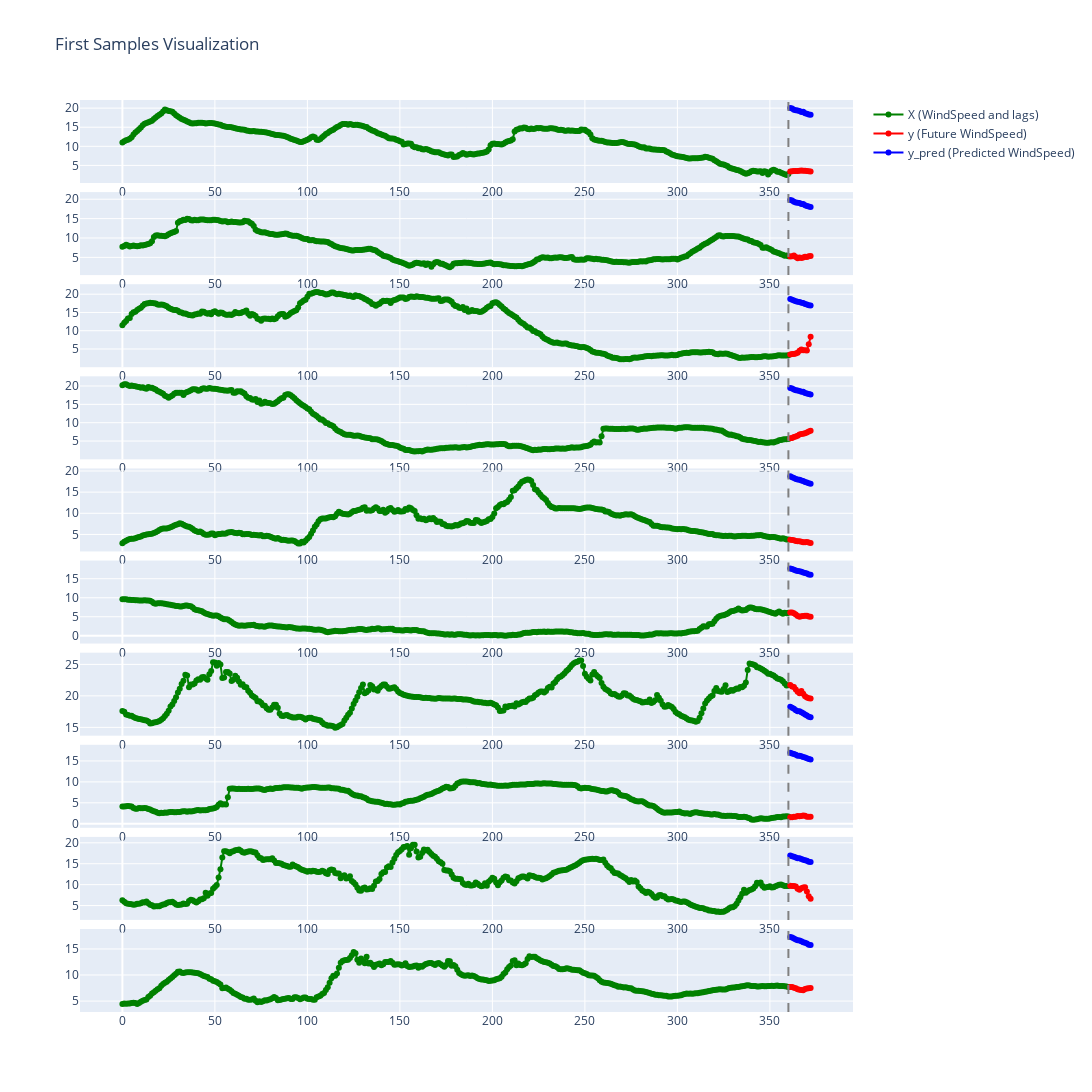

Notebook source saved alongside this figure:
### Code cell
plot_first_samples(X_test, y_test, None, target_value, 10, max_lag, forecast_horizon, y_pred)

### Figure 1 — Plotly figure (JSON) as saved in the notebook; plotly's stock layout.template omitted (floating-point values rounded to 4 significant figures; data arrays with more than 128 entries replaced by an {"elided": "..."} marker saying what was removed)
{"data": [{"line": {"color": "green"}, "mode": "lines+markers", "name": "X (WindSpeed and lags)", "showlegend": true, "type": "scatter", "x": {"elided": "361 int values"}, "xaxis": "x", "y": {"elided": "361 float values"}, "yaxis": "y"}, {"line": {"color": "red"}, "mode": "lines+markers", "name": "y (Future WindSpeed)", "showlegend": true, "type": "scatter", "x": [361, 362, 363, 364, 365, 366, 367, 368, 369, 370, 371, 372], "xaxis": "x", "y": [3.377, 3.5, 3.502, 3.549, 3.54, 3.612, 3.674, 3.607, 3.6, 3.524, 3.483, 3.374], "yaxis": "y"}, {"line": {"color": "blue"}, "mode": "lines+markers", "name": "y_pred (Predicted WindSpeed)", "showlegend": true, "type": "scatter", "x": [361, 362, 363, 364, 365, 366, 367, 368, 369, 370, 371, 372], "xaxis": "x", "y": [20.06, 19.9, 19.56, 19.41, 19.37, 19.24, 18.97, 19.04, 18.67, 18.52, 18.35, 18.27], "yaxis": "y"}, {"line": {"color": "green"}, "mode": "lines+markers", "name": "X (WindSpeed and lags)", "showlegend": false, "type": "scatter", "x": {"elided": "361 int values"}, "xaxis": "x2", "y": {"elided": "361 float values"}, "yaxis": "y2"}, {"line": {"color": "red"}, "mode": "lines+markers", "name": "y (Future WindSpeed)", "showlegend": false, "type": "scatter", "x": [361, 362, 363, 364, 365, 366, 367, 368, 369, 370, 371, 372], "xaxis": "x2", "y": [5.245, 5.292, 5.474, 5.068, 4.79, 4.962, 4.805, 4.977, 5.152, 5.126, 5.271, 5.347], "yaxis": "y2"}, {"line": {"color": "blue"}, "mode": "lines+markers", "name": "y_pred (Predicted WindSpeed)", "showlegend": false, "type": "scatter", "x": [361, 362, 363, 364, 365, 366, 367, 368, 369, 370, 371, 372], "xaxis": "x2", "y": [19.8, 19.65, 19.34, 19.16, 19.12, 19.0, 18.74, 18.77, 18.42, 18.26, 18.11, 18.02], "yaxis": "y2"}, {"line": {"color": "green"}, "mode": "lines+markers", "name": "X (WindSpeed and lags)", "showlegend": false, "type": "scatter", "x": {"elided": "361 int values"}, "xaxis": "x3", "y": {"elided": "361 float values"}, "yaxis": "y3"}, {"line": {"color": "red"}, "mode": "lines+markers", "name": "y (Future WindSpeed)", "showlegend": false, "type": "scatter", "x": [361, 362, 363, 364, 365, 366, 367, 368, 369, 370, 371, 372], "xaxis": "x3", "y": [3.501, 3.609, 3.642, 3.764, 3.992, 4.521, 4.893, 4.625, 4.687, 4.612, 6.329, 8.331], "yaxis": "y3"}, {"line": {"color": "blue"}, "mode": "lines+markers", "name": "y_pred (Predicted WindSpeed)", "showlegend": false, "type": "scatter", "x": [361, 362, 363, 364, 365, 366, 367, 368, 369, 370, 371, 372], "xaxis": "x3", "y": [18.66, 18.48, 18.27, 18.05, 17.93, 17.87, 17.66, 17.57, 17.32, 17.16, 17.0, 16.88], "yaxis": "y3"}, {"line": {"color": "green"}, "mode": "lines+markers", "name": "X (WindSpeed and lags)", "showlegend": false, "type": "scatter", "x": {"elided": "361 int values"}, "xaxis": "x4", "y": {"elided": "361 float values"}, "yaxis": "y4"}, {"line": {"color": "red"}, "mode": "lines+markers", "name": "y (Future WindSpeed)", "showlegend": false, "type": "scatter", "x": [361, 362, 363, 364, 365, 366, 367, 368, 369, 370, 371, 372], "xaxis": "x4", "y": [5.744, 5.866, 6.105, 6.269, 6.479, 6.772, 6.935, 7, 7.108, 7.366, 7.593, 7.789], "yaxis": "y4"}, {"line": {"color": "blue"}, "mode": "lines+markers", "name": "y_pred (Predicted WindSpeed)", "showlegend": false, "type": "scatter", "x": [361, 362, 363, 364, 365, 366, 367, 368, 369, 370, 371, 372], "xaxis": "x4", "y": [19.47, 19.32, 19.05, 18.84, 18.79, 18.67, 18.44, 18.42, 18.12, 17.95, 17.79, 17.7], "yaxis": "y4"}, {"line": {"color": "green"}, "mode": "lines+markers", "name": "X (WindSpeed and lags)", "showlegend": false, "type": "scatter", "x": {"elided": "361 int values"}, "xaxis": "x5", "y": {"elided": "361 float values"}, "yaxis": "y5"}, {"line": {"color": "red"}, "mode": "lines+markers", "name": "y (Future WindSpeed)", "showlegend": false, "type": "scatter", "x": [361, 362, 363, 364, 365, 366, 367, 368, 369, 370, 371, 372], "xaxis": "x5", "y": [3.75, 3.667, 3.6, 3.478, 3.393, 3.379, 3.29, 3.182, 3.176, 3.202, 3.111, 3], "yaxis": "y5"}, {"line": {"color": "blue"}, "mode": "lines+markers", "name": "y_pred (Predicted WindSpeed)", "showlegend": false, "type": "scatter", "x": [361, 362, 363, 364, 365, 366, 367, 368, 369, 370, 371, 372], "xaxis": "x5", "y": [18.73, 18.54, 18.36, 18.13, 18.0, 17.95, 17.75, 17.64, 17.41, 17.25, 17.09, 16.97], "yaxis": "y5"}, {"line": {"color": "green"}, "mode": "lines+markers", "name": "X (WindSpeed and lags)", "showlegend": false, "type": "scatter", "x": {"elided": "361 int values"}, "xaxis": "x6", "y": {"elided": "361 float values"}, "yaxis": "y6"}, {"line": {"color": "red"}, "mode": "lines+markers", "name": "y (Future WindSpeed)", "showlegend": false, "type": "scatter", "x": [361, 362, 363, 364, 365, 366, 367, 368, 369, 370, 371, 372], "xaxis": "x6", "y": [6.142, 6.144, 5.921, 5.606, 5.207, 5.035, 5.15, 5.219, 5.259, 5.24, 5.055, 4.983], "yaxis": "y6"}, {"line": {"color": "blue"}, "mode": "lines+markers", "name": "y_pred (Predicted WindSpeed)", "showlegend": false, "type": "scatter", "x": [361, 362, 363, 364, 365, 366, 367, 368, 369, 370, 371, 372], "xaxis": "x6", "y": [17.7, 17.56, 17.4, 17.18, 17.01, 16.99, 16.81, 16.65, 16.5, 16.35, 16.13, 16.03], "yaxis": "y6"}, {"line": {"color": "green"}, "mode": "lines+markers", "name": "X (WindSpeed and lags)", "showlegend": false, "type": "scatter", "x": {"elided": "361 int values"}, "xaxis": "x7", "y": {"elided": "361 float values"}, "yaxis": "y7"}, {"line": {"color": "red"}, "mode": "lines+markers", "name": "y (Future WindSpeed)", "showlegend": false, "type": "scatter", "x": [361, 362, 363, 364, 365, 366, 367, 368, 369, 370, 371, 372], "xaxis": "x7", "y": [21.72, 21.47, 21.42, 21, 20.67, 20.42, 20.77, 20.34, 19.94, 19.72, 19.6, 19.59], "yaxis": "y7"}, {"line": {"color": "blue"}, "mode": "lines+markers", "name": "y_pred (Predicted WindSpeed)", "showlegend": false, "type": "scatter", "x": [361, 362, 363, 364, 365, 366, 367, 368, 369, 370, 371, 372], "xaxis": "x7", "y": [18.29, 18.12, 17.96, 17.73, 17.57, 17.54, 17.38, 17.23, 17.05, 16.9, 16.69, 16.6], "yaxis": "y7"}, {"line": {"color": "green"}, "mode": "lines+markers", "name": "X (WindSpeed and lags)", "showlegend": false, "type": "scatter", "x": {"elided": "361 int values"}, "xaxis": "x8", "y": {"elided": "361 float values"}, "yaxis": "y8"}, {"line": {"color": "red"}, "mode": "lines+markers", "name": "y (Future WindSpeed)", "showlegend": false, "type": "scatter", "x": [361, 362, 363, 364, 365, 366, 367, 368, 369, 370, 371, 372], "xaxis": "x8", "y": [1.562, 1.532, 1.669, 1.682, 1.834, 1.792, 1.855, 1.955, 1.91, 1.674, 1.704, 1.702], "yaxis": "y8"}, {"line": {"color": "blue"}, "mode": "lines+markers", "name": "y_pred (Predicted WindSpeed)", "showlegend": false, "type": "scatter", "x": [361, 362, 363, 364, 365, 366, 367, 368, 369, 370, 371, 372], "xaxis": "x8", "y": [16.97, 16.8, 16.68, 16.47, 16.27, 16.27, 16.13, 15.91, 15.84, 15.66, 15.44, 15.36], "yaxis": "y8"}, {"line": {"color": "green"}, "mode": "lines+markers", "name": "X (WindSpeed and lags)", "showlegend": false, "type": "scatter", "x": {"elided": "361 int values"}, "xaxis": "x9", "y": {"elided": "361 float values"}, "yaxis": "y9"}, {"line": {"color": "red"}, "mode": "lines+markers", "name": "y (Future WindSpeed)", "showlegend": false, "type": "scatter", "x": [361, 362, 363, 364, 365, 366, 367, 368, 369, 370, 371, 372], "xaxis": "x9", "y": [9.709, 9.705, 9.698, 9.547, 9.011, 8.773, 9.136, 9.307, 9.371, 8.348, 7.202, 6.613], "yaxis": "y9"}, {"line": {"color": "blue"}, "mode": "lines+markers", "name": "y_pred (Predicted WindSpeed)", "showlegend": false, "type": "scatter", "x": [361, 362, 363, 364, 365, 366, 367, 368, 369, 370, 371, 372], "xaxis": "x9", "y": [16.98, 16.81, 16.68, 16.48, 16.29, 16.28, 16.15, 15.93, 15.86, 15.69, 15.47, 15.39], "yaxis": "y9"}, {"line": {"color": "green"}, "mode": "lines+markers", "name": "X (WindSpeed and lags)", "showlegend": false, "type": "scatter", "x": {"elided": "361 int values"}, "xaxis": "x10", "y": {"elided": "361 float values"}, "yaxis": "y10"}, {"line": {"color": "red"}, "mode": "lines+markers", "name": "y (Future WindSpeed)", "showlegend": false, "type": "scatter", "x": [361, 362, 363, 364, 365, 366, 367, 368, 369, 370, 371, 372], "xaxis": "x10", "y": [7.711, 7.717, 7.543, 7.471, 7.255, 7.188, 7.129, 7.08, 7.31, 7.4, 7.462, 7.52], "yaxis": "y10"}, {"line": {"color": "blue"}, "mode": "lines+markers", "name": "y_pred (Predicted WindSpeed)", "showlegend": false, "type": "scatter", "x": [361, 362, 363, 364, 365, 366, 367, 368, 369, 370, 371, 372], "xaxis": "x10", "y": [17.31, 17.17, 17.02, 16.82, 16.65, 16.63, 16.49, 16.29, 16.19, 16.05, 15.82, 15.75], "yaxis": "y10"}], "layout": {"height": 4000, "shapes": [{"line": {"color": "gray", "dash": "dash"}, "type": "line", "x0": 360, "x1": 360, "xref": "x", "y0": 0, "y1": 1, "yref": "y domain"}, {"line": {"color": "gray", "dash": "dash"}, "type": "line", "x0": 360, "x1": 360, "xref": "x2", "y0": 0, "y1": 1, "yref": "y2 domain"}, {"line": {"color": "gray", "dash": "dash"}, "type": "line", "x0": 360, "x1": 360, "xref": "x3", "y0": 0, "y1": 1, "yref": "y3 domain"}, {"line": {"color": "gray", "dash": "dash"}, "type": "line", "x0": 360, "x1": 360, "xref": "x4", "y0": 0, "y1": 1, "yref": "y4 domain"}, {"line": {"color": "gray", "dash": "dash"}, "type": "line", "x0": 360, "x1": 360, "xref": "x5", "y0": 0, "y1": 1, "yref": "y5 domain"}, {"line": {"color": "gray", "dash": "dash"}, "type": "line", "x0": 360, "x1": 360, "xref": "x6", "y0": 0, "y1": 1, "yref": "y6 domain"}, {"line": {"color": "gray", "dash": "dash"}, "type": "line", "x0": 360, "x1": 360, "xref": "x7", "y0": 0, "y1": 1, "yref": "y7 domain"}, {"line": {"color": "gray", "dash": "dash"}, "type": "line", "x0": 360, "x1": 360, "xref": "x8", "y0": 0, "y1": 1, "yref": "y8 domain"}, {"line": {"color": "gray", "dash": "dash"}, "type": "line", "x0": 360, "x1": 360, "xref": "x9", "y0": 0, "y1": 1, "yref": "y9 domain"}, {"line": {"color": "gray", "dash": "dash"}, "type": "line", "x0": 360, "x1": 360, "xref": "x10", "y0": 0, "y1": 1, "yref": "y10 domain"}], "title": {"text": "First Samples Visualization"}, "width": 1500, "xaxis": {"anchor": "y", "domain": [0, 1]}, "xaxis10": {"anchor": "y10", "domain": [0, 1]}, "xaxis2": {"anchor": "y2", "domain": [0, 1]}, "xaxis3": {"anchor": "y3", "domain": [0, 1]}, "xaxis4": {"anchor": "y4", "domain": [0, 1]}, "xaxis5": {"anchor": "y5", "domain": [0, 1]}, "xaxis6": {"anchor": "y6", "domain": [0, 1]}, "xaxis7": {"anchor": "y7", "domain": [0, 1]}, "xaxis8": {"anchor": "y8", "domain": [0, 1]}, "xaxis9": {"anchor": "y9", "domain": [0, 1]}, "yaxis": {"anchor": "x", "domain": [0.909, 1.0]}, "yaxis10": {"anchor": "x10", "domain": [0, 0.091]}, "yaxis2": {"anchor": "x2", "domain": [0.808, 0.899]}, "yaxis3": {"anchor": "x3", "domain": [0.707, 0.798]}, "yaxis4": {"anchor": "x4", "domain": [0.606, 0.697]}, "yaxis5": {"anchor": "x5", "domain": [0.505, 0.596]}, "yaxis6": {"anchor": "x6", "domain": [0.404, 0.495]}, "yaxis7": {"anchor": "x7", "domain": [0.303, 0.394]}, "yaxis8": {"anchor": "x8", "domain": [0.202, 0.293]}, "yaxis9": {"anchor": "x9", "domain": [0.101, 0.192]}}}
